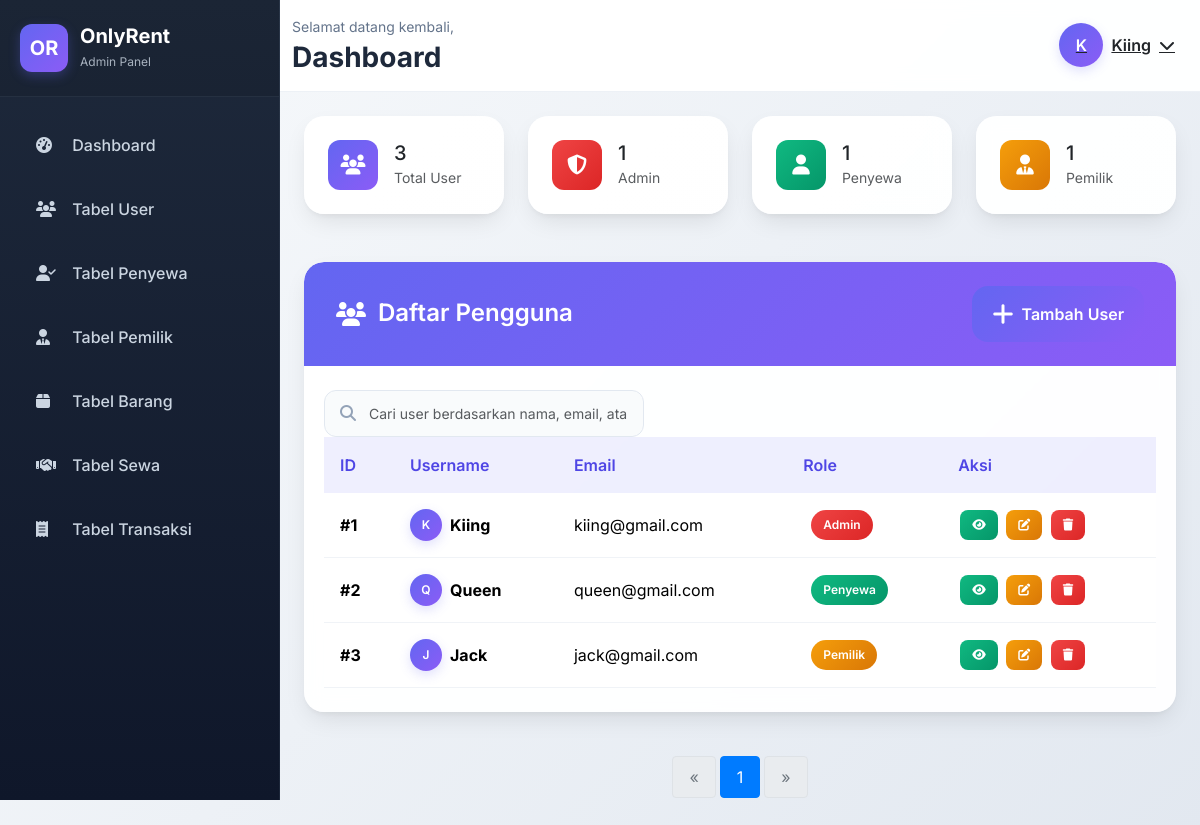
Page /views/admin/tabel_user.php (signed in) on the committed database.
### tables this page shows
CREATE TABLE `pengguna` (
  `id_pengguna` int(11) NOT NULL,
  `username` varchar(50) NOT NULL,
  `email` varchar(50) NOT NULL,
  `password` varchar(255) NOT NULL,
  `role` int(1) NOT NULL
);

### views/admin/tabel_user.php (the view, shortened to what this page needs)
<?php
    $conn = getDBConnection();
    $users = [];
    $total_users = 0;
    $admin_count = 0;
    $user_count = 0;
    $owner_count = 0;
    $total_query = "SELECT COUNT(*) as total FROM pengguna";
    $total_result = $conn->query($total_query);
    if ($total_result) {
        $total_row = $total_result->fetch_assoc();
        $total_users = $total_row['total'];
    }
    $per_page = 10;
    $total_pages = ceil($total_users / $per_page);
    $current_page = isset($_GET['page']) ? max(1, min($total_pages, (int)$_GET['page'])) : 1;
    $offset = ($current_page - 1) * $per_page;
    $query = "SELECT id_pengguna, username, email, role FROM pengguna LIMIT $per_page OFFSET $offset";
    $result = $conn->query($query);
    if ($result && $result->num_rows > 0) {
        while ($row = $result->fetch_assoc()) {
            $users[] = $row;
        }
    }
    $role_query = "SELECT role, COUNT(*) as count FROM pengguna GROUP BY role";
    $role_result = $conn->query($role_query);
    if ($role_result) {
        while ($row = $role_result->fetch_assoc()) {
            switch ($row['role']) {
                case 1: $admin_count = $row['count']; break;
                case 2: $user_count = $row['count']; break;
                case 3: $owner_count = $row['count']; break;
            }
        }
    }
?>
<!DOCTYPE html>
<html lang="id">
<head>
    <link href="https://cdn.jsdelivr.net/npm/bootstrap@5.3.3/dist/css/bootstrap.min.css" rel="stylesheet">
    <link href="https://cdnjs.cloudflare.com/ajax/libs/font-awesome/6.4.0/css/all.min.css" rel="stylesheet">
    <link href="https://cdn.datatables.net/1.13.6/css/dataTables.bootstrap5.min.css" rel="stylesheet">
    <link rel="stylesheet" href="../../assets/css/admin/index.css">
</head>
<body>
    <?php include('nav.php'); ?>
    <div class="main-content">
        <?php include('top_nav.php'); ?>
        <div class="content-wrapper">
            <div class="row mb-4 animate-fade-in">
                <div class="col-xl-3 col-md-6 mb-4">
                    <div class="card stats-card">
                        <div class="card-body d-flex align-items-center">
                            <div class="stats-icon stats-total me-3">
                                <i class="fas fa-users"></i>
                            </div>
                            <div>
                                <h5 class="mb-0"><?php echo $total_users; ?></h5>
                                <small class="text-muted">Total User</small>
                            </div>
                        </div>
                    </div>
                </div>
                <div class="col-xl-3 col-md-6 mb-4">
                    <div class="card stats-card">
                        <div class="card-body d-flex align-items-center">
                            <div class="stats-icon stats-admin me-3">
                                <i class="fas fa-shield-alt"></i>
                            </div>
                            <div>
                                <h5 class="mb-0"><?php echo $admin_count; ?></h5>
                                <small class="text-muted">Admin</small>
                            </div>
                        </div>
                    </div>
                </div>
                <div class="col-xl-3 col-md-6 mb-4">
                    <div class="card stats-card">
                        <div class="card-body d-flex align-items-center">
                            <div class="stats-icon stats-user me-3">
                                <i class="fas fa-user"></i>
                            </div>
                            <div>
                                <h5 class="mb-0"><?php echo $user_count; ?></h5>
                                <small class="text-muted">Penyewa</small>
                            </div>
                        </div>
                    </div>
                </div>
                <div class="col-xl-3 col-md-6 mb-4">
                    <div class="card stats-card">
                        <div class="card-body d-flex align-items-center">
                            <div class="stats-icon stats-owner me-3">
                                <i class="fas fa-user-tie"></i>
                            </div>
                            <div>
                                <h5 class="mb-0"><?php echo $owner_count; ?></h5>
                                <small class="text-muted">Pemilik</small>
                            </div>
                        </div>
                    </div>
                </div>
            </div>
            <div class="row animate-fade-in">
                <div class="col-12">
                    <div class="card table-card">
                        <div class="card-header d-flex justify-content-between align-items-center">
                            <h4>
                                <i class="fas fa-users"></i>
                                Daftar Pengguna
                            </h4>
                            <a href="tambah_user.php" class="btn-add">
                                <i class="fas fa-plus me-2"></i>
                                Tambah User
                            </a>
                        </div>
                        <div class="card-body">
                            <div class="search-box">
                                <i class="fas fa-search"></i>
                                <input type="text" class="form-control" id="searchInput" placeholder="Cari user berdasarkan nama, email, atau role...">
                            </div>
                            <div class="table-responsive">
                                <table class="table" id="usersTable">
                                    <thead>
                                        <tr>
                                            <th>ID</th>
                                            <th>Username</th>
                                            <th>Email</th>
                                            <th>Role</th>
                                            <th>Aksi</th>
                                        </tr>
                                    </thead>
                                    <tbody>
                                        <?php foreach ($users as $user): ?>
                                        <tr>
                                            <td><strong>#<?php echo $user['id_pengguna']; ?></strong></td>
                                            <td>
                                                <div class="d-flex align-items-center">
                                                    <div class="user-avatar me-2" style="width: 32px; height: 32px; font-size: 12px;">
                                                        <?php echo strtoupper(substr($user['username'], 0, 1)); ?>
                                                    </div>
                                                    <strong><?php echo htmlspecialchars($user['username']); ?></strong>
                                                </div>
                                            </td>
                                            <td><?php echo htmlspecialchars($user['email']); ?></td>
                                            <td>
                                                <?php
                                                $roleClass = '';
                                                $roleText = '';
                                                switch($user['role']) {
                                                    case 1:
                                                        $roleClass = 'role-admin';
                                                        $roleText = 'Admin';
                                                        break;
                                                    case 2:
                                                        $roleClass = 'role-user';
                                                        $roleText = 'Penyewa';
                                                        break;
                                                    case 3:
                                                        $roleClass = 'role-owner';
                                                        $roleText = 'Pemilik';
                                                        break;
                                                }
                                                ?>
                                                <span class="role-badge <?php echo $roleClass; ?>">
                                                    <?php echo $roleText; ?>
                                                </span>
                                            </td>
                                            <td>
                                                <button class="btn btn-action btn-view" title="Lihat Detail" onclick="viewUser(<?php echo $user['id_pengguna']; ?>)">
                                                    <i class="fas fa-eye"></i>
                                                </button>
                                                <button class="btn btn-action btn-edit" title="Edit User" onclick="window.location.href='edit_user.php?id=<?php echo $user['id_pengguna']; ?>'">
                                                    <i class="fas fa-edit"></i>
                                                </button>
                                                <button class="btn btn-action btn-delete" title="Hapus User" onclick="confirmDelete(<?php echo $user['id_pengguna']; ?>, '<?php echo htmlspecialchars($user['username']); ?>')">
                                                    <i class="fas fa-trash"></i>
                                                </button>
                                            </td>
                                        </tr>
                                        <?php endforeach; ?>
                                    </tbody>
                                </table>
                            </div>
                        </div>
                    </div>
                </div>
            </div>
<div class="row mt-4">
    <div class="col-12">
        <nav aria-label="Page navigation">
            <ul class="pagination justify-content-center">
                <?php if ($current_page > 1): ?>
                    <li class="page-item">
                        <a class="page-link" href="?page=<?php echo $current_page - 1; ?>" aria-label="Previous">
                            <span aria-hidden="true">&laquo;</span>
                        </a>
                    </li>
                <?php else: ?>
                    <li class="page-item disabled">
                        <a class="page-link" href="#" tabindex="-1" aria-disabled="true">&laquo;</a>
                    </li>
                <?php endif; ?>
                <?php
                $start_page = max(1, $current_page - 2);
                $end_page = min($total_pages, $current_page + 2);
                for ($i = $start_page; $i <= $end_page; $i++): ?>
                    <li class="page-item <?php echo ($i == $current_page) ? 'active' : ''; ?>">
                        <a class="page-link" href="?page=<?php echo $i; ?>"><?php echo $i; ?></a>
                    </li>
                <?php endfor;
                ?>
                <?php if ($current_page < $total_pages): ?>
                    <li class="page-item">
                        <a class="page-link" href="?page=<?php echo $current_page + 1; ?>" aria-label="Next">
                            <span aria-hidden="true">&raquo;</span>
                        </a>
                    </li>
                <?php else: ?>
                    <li class="page-item disabled">
                        <a class="page-link" href="#" tabindex="-1" aria-disabled="true">&raquo;</a>
                    </li>
                <?php endif; ?>
            </ul>
        </nav>
    </div>
</div>
        </div>
    </div>
</body>
</html>

### rows in the picture
pengguna: id_pengguna "1", username "K", username "Kiing", email "kiing@gmail.com", role "Admin"
pengguna: id_pengguna "2", username "Q", username "Queen", email "queen@gmail.com", role "Penyewa"
pengguna: id_pengguna "3", username "J", username "Jack", email "jack@gmail.com", role "Pemilik"

### other values in the picture
substr(htmlspecialchars($username), 0, 1) "K"
$username "Kiing"
$total_users "3"
$admin_count "1"
$user_count "1"
$owner_count "1"
